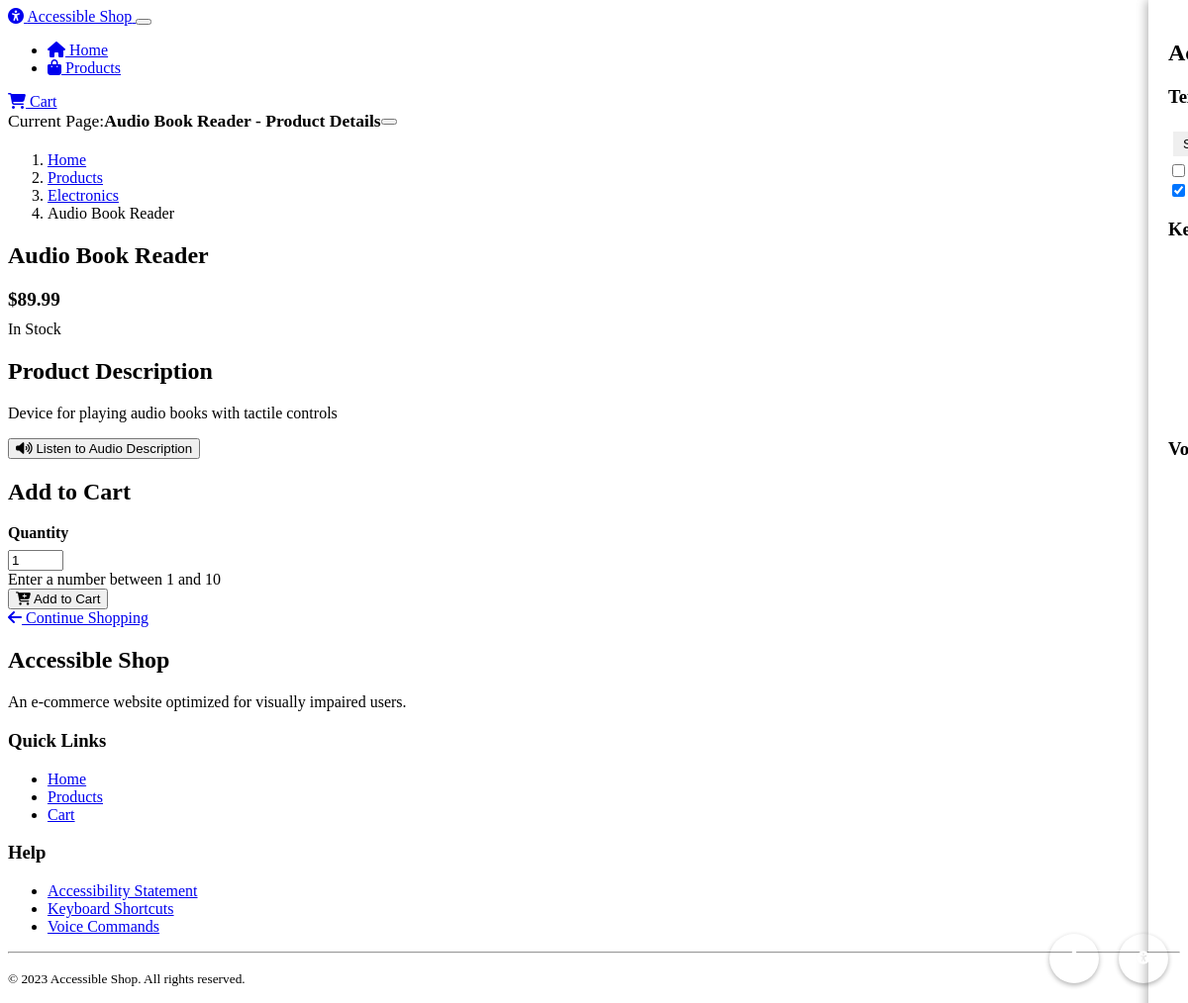
The app's page /product/2 with its own data.
### models.py (models this page shows)
class Product(db.Model):
    id = db.Column(db.Integer, primary_key=True)
    name = db.Column(db.String(128), nullable=False)
    description = db.Column(db.Text, nullable=False)
    price = db.Column(db.Float, nullable=False)
    category_id = db.Column(db.Integer, db.ForeignKey('category.id'), nullable=False)
    in_stock = db.Column(db.Boolean, default=True)
    audio_description = db.Column(db.Text)

class Category(db.Model):
    id = db.Column(db.Integer, primary_key=True)
    name = db.Column(db.String(64), nullable=False)
    description = db.Column(db.Text)
    products = db.relationship('Product', backref='category', lazy=True)

### routes.py (the view)
@app.route('/product/<int:product_id>')
def product_detail(product_id):
    product = Product.query.get_or_404(product_id)
    return render_template('product_detail.html', product=product)

### routes.py (called while the page is built)
@app.context_processor
def inject_accessibility_settings():
    default_settings = {
        'text_size': 'medium',
        'high_contrast': False,
        'voice_commands': True,
        'audio_feedback': True
    }
    settings = session.get('accessibility', default_settings)
    return {'accessibility': settings}

### templates/product_detail.html (shortened to what this page needs)
{% extends "layout.html" %}
{% block title %}{{ product.name }} - Product Details{% endblock %}
{% block content %}
<nav aria-label="breadcrumb">
    <ol class="breadcrumb">
        <li class="breadcrumb-item"><a href="{{ url_for('index') }}">Home</a></li>
        <li class="breadcrumb-item"><a href="{{ url_for('products') }}">Products</a></li>
        <li class="breadcrumb-item">
            <a href="{{ url_for('products', category=product.category_id) }}">
                {{ product.category.name }}
            </a>
        </li>
        <li class="breadcrumb-item active" aria-current="page">{{ product.name }}</li>
    </ol>
</nav>
<div class="row">
    <div class="col-lg-8 offset-lg-2">
        <article class="product-details card bg-dark shadow-sm">
            <div class="card-body p-4">
                <h1 class="product-name mb-3">{{ product.name }}</h1>
                <div class="mb-4">
                    <p class="product-price fs-3" aria-label="Price: {{ "$%.2f"|format(product.price) }}">
                        {{ "$%.2f"|format(product.price) }}
                    </p>
                    <div class="badge bg-{% if product.in_stock %}success{% else %}danger{% endif %} mb-3">
                        {% if product.in_stock %}In Stock{% else %}Out of Stock{% endif %}
                    </div>
                </div>
                <div class="product-description mb-4">
                    <h2 class="h5">Product Description</h2>
                    <p>{{ product.description }}</p>
                    {% if product.audio_description %}
                    <div class="mt-3">
                        <button class="btn btn-outline-info btn-sm audio-description-btn" type="button"
                                aria-expanded="false" aria-controls="audio-description-{{ product.id }}">
                            <i class="fas fa-volume-up me-1" aria-hidden="true"></i>
                            Listen to Audio Description
                        </button>
                    </div>
                    {% endif %}
                </div>
                {% if product.in_stock %}
                <div class="card bg-dark border mb-4">
                    <div class="card-body">
                        <h2 class="h5 mb-3">Add to Cart</h2>
                        <form action="{{ url_for('add_to_cart') }}" method="post">
                            <div class="row g-3 align-items-center">
                                <div class="col-md-4">
                                    <label for="quantity" class="form-label">Quantity</label>
                                    <input type="number" id="quantity" name="quantity" class="form-control"
                                          value="1" min="1" max="10" aria-describedby="quantity-help">
                                    <div id="quantity-help" class="form-text">
                                        Enter a number between 1 and 10
                                    </div>
                                </div>
                                <div class="col-md-8">
                                    <button type="submit" class="btn btn-primary btn-lg w-100 mt-4 add-to-cart-button">
                                        <i class="fas fa-cart-plus me-2" aria-hidden="true"></i>
                                        Add to Cart
                                    </button>
                                </div>
                            </div>
                        </form>
                    </div>
                </div>
                {% endif %}
                <div class="d-grid gap-2">
                    <a href="{{ url_for('products') }}" class="btn btn-outline-secondary">
                        <i class="fas fa-arrow-left me-2" aria-hidden="true"></i>
                        Continue Shopping
                    </a>
                </div>
            </div>
        </article>
    </div>
</div>
{% endblock %}

### static/css/custom.css (style rules this page uses)
:root { --focus-outline-color: #0078d7; --focus-outline-width: 3px; --announcement-delay: 0.3s; }
body.text-medium { font-size: 16px !important; }
.product-price { font-size: 1.2rem; font-weight: bold; margin: 10px 0; }
.form-label { font-weight: bold; display: block; margin-bottom: 0.5rem; }

### records on screen
Product: name "Audio Book Reader", price "$89.99", description "Device for playing audio books with tactile controls"
Category: category.name "Electronics"
